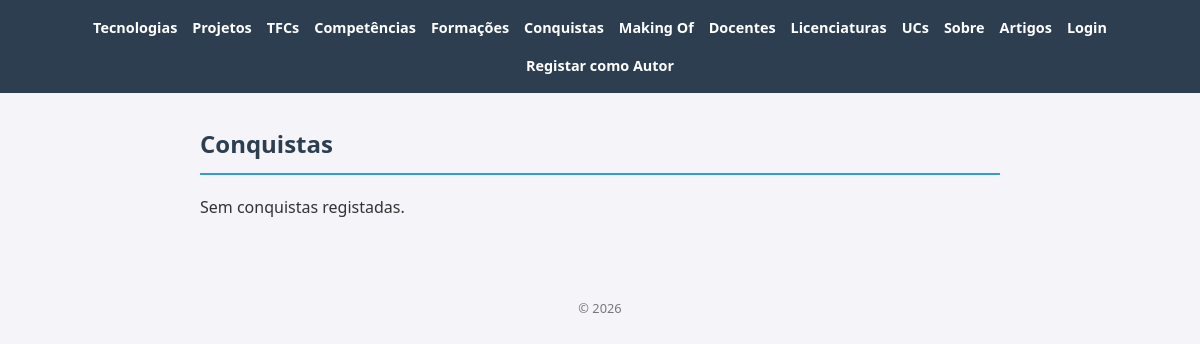
The page /portfolio/conquistas/ on the database as committed earlier.
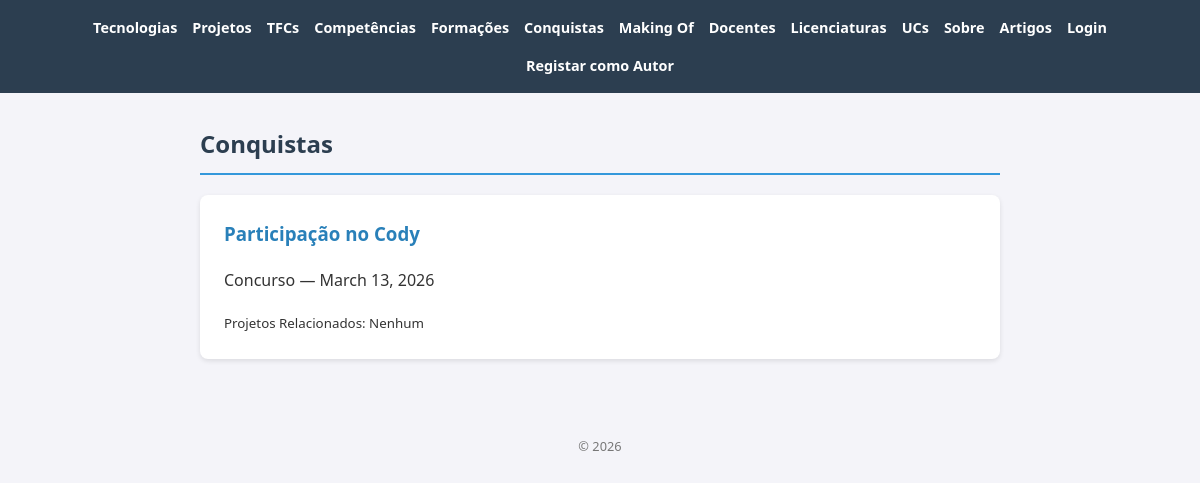
The same page on the database as committed later.
### portfolio/models.py (models this page shows, shortened)
class Conquista(models.Model):
    titulo = models.CharField(max_length=200)
    tipo = models.CharField(max_length=20)
    data = models.DateField(blank=True, null=True)
    projetos = models.ManyToManyField(Projeto, blank=True, related_name='conquistas')
    tecnologias = models.ManyToManyField(Tecnologia, blank=True, related_name='conquistas')

### portfolio/views.py (the view)
# urls.py: path('conquistas/', views.conquistas_view, name='conquistas'),
def conquistas_view(request):
    conquistas = Conquista.objects.prefetch_related('projetos', 'tecnologias').all()
    return render(request, 'conquistas.html', {'conquistas': conquistas})

### portfolio/templates/conquistas.html
{% extends "base.html" %}
{% block content %}
<h2>Conquistas</h2>
{% for c in conquistas %}
    <article>
        <h3>{{ c.titulo }}</h3>
        <p>{{ c.tipo }}{% if c.data %} — {{ c.data }}{% endif %}</p>
        <small>Projetos Relacionados:
            {% for p in c.projetos.all %}{{ p.titulo }}{% if not forloop.last %}, {% endif %}{% empty %}Nenhum{% endfor %}
        </small>
    </article>
{% empty %}
    <p>Sem conquistas registadas.</p>
{% endfor %}
{% endblock %}

Rows that differ between the two databases and show on the page:
added Conquista: titulo "Participação no Cody", tipo "Concurso", data "March 13, 2026"
Other text that changed with them:
text no longer shown: "Sem conquistas registadas."
